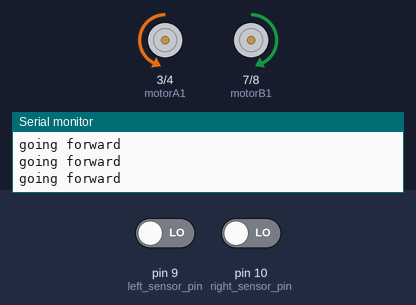
Simulated run of this sketch. Board: Arduino Uno, built with avr-gcc and run on an emulated ATmega328P. Shown: motor-driver pin pairs drawn as motors (green arrow = first pin HIGH = forward, orange = second pin HIGH = backward, longer = more drive, scaled by the enable pin), the last lines printed to the serial monitor. Inputs (shaded band) come from the test bench; at power-on: pin 9 (left_sensor_pin) LOW, pin 10 (right_sensor_pin) LOW. At 5.9 s the program stops and its outputs stay as they are.

Above: at 4.2 s.
4.3 s: pin 9 (left_sensor_pin) driven HIGH
At 4.7 s:
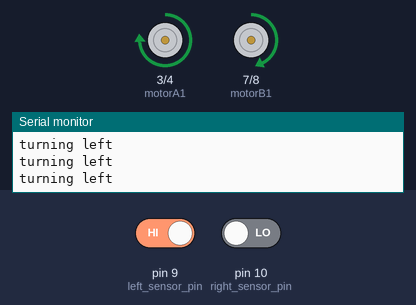
5.8 s: pin 10 (right_sensor_pin) driven HIGH
At 6.3 s:
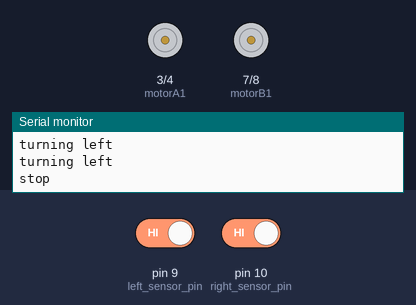
Timing chart, 0 to 7.4 s (numbered marks = the images above; inputs shaded):
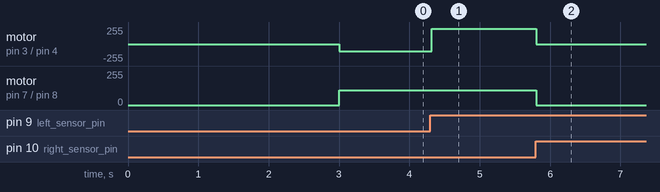

Measured:
- after the input at 4.3 s, motor on pin 3 (motorA1) / pin 4 (motorA2): backward 110/255 → forward 230/255 at once
- after the input at 5.8 s, motor on pin 3 (motorA1) / pin 4 (motorA2): forward 230/255 → stopped at once; motor on pin 7 (motorB1) / pin 8 (motorB2): forward 110/255 → stopped at once

The sketch:

LINE_FOLLOWING_ROBOT.ino
```cpp
/*
 * Created by Mohammad J. Sulaiman (Oliver_9754)
 * Project: Line following robot
 *
  */

  int vSpeed = 110;        // MAX 255
  int turn_speed = 230;    // MAX 255
  int turn_delay = 10;

//L293 Connection
  const int motorA1      = 3;
  const int motorA2      = 4;
  const int motorAspeed  = 5;
  const int motorB1      = 7;
  const int motorB2      = 8;
  const int motorBspeed  =6;

//Sensor Connection
  const int left_sensor_pin =9;
  const int right_sensor_pin =10;


  int left_sensor_state;
  int right_sensor_state;

void setup() {
  pinMode(motorA1, OUTPUT);
  pinMode(motorA2, OUTPUT);
  pinMode(motorB1, OUTPUT);
  pinMode(motorB2, OUTPUT);

  Serial.begin(9600);

  delay(3000);

}

void loop() {


left_sensor_state = digitalRead(left_sensor_pin);
right_sensor_state = digitalRead(right_sensor_pin);

if(right_sensor_state == HIGH && left_sensor_state == LOW)
{
  Serial.println("turning right");

  digitalWrite (motorA1,LOW);
  digitalWrite(motorA2,HIGH);
  digitalWrite (motorB1,LOW);
  digitalWrite(motorB2,HIGH);

  analogWrite (motorAspeed, vSpeed);
  analogWrite (motorBspeed, turn_speed);

  }
if(right_sensor_state == LOW && left_sensor_state == HIGH)
{
  Serial.println("turning left");

  digitalWrite (motorA1,HIGH);
  digitalWrite(motorA2,LOW);
  digitalWrite (motorB1,HIGH);
  digitalWrite(motorB2,LOW);

  analogWrite (motorAspeed, turn_speed);
  analogWrite (motorBspeed, vSpeed);

  delay(turn_delay);
  }

if(right_sensor_state == LOW && left_sensor_state == LOW)
{
  Serial.println("going forward");

  digitalWrite (motorA1,LOW);
  digitalWrite(motorA2,HIGH);
  digitalWrite (motorB1,HIGH);
  digitalWrite(motorB2,LOW);

  analogWrite (motorAspeed, vSpeed);
  analogWrite (motorBspeed, vSpeed);

  delay(turn_delay);

  }

if(right_sensor_state == HIGH && left_sensor_state == HIGH)
{
  Serial.println("stop");

  analogWrite (motorAspeed, 0);
  analogWrite (motorBspeed, 0);
  while(true){

 }
  }


}
```
